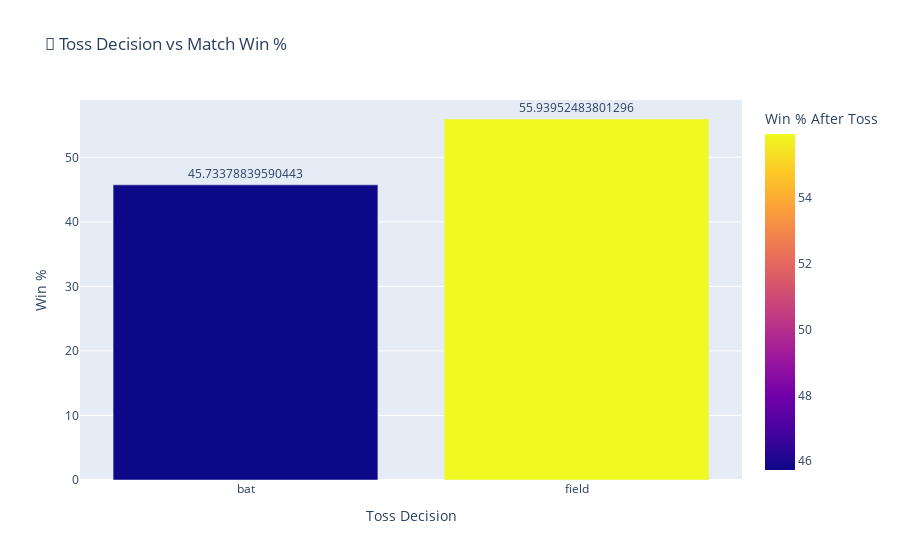

The cell this chart's notebook holds for it:
### Code cell
#3. Toss Decision Impact

toss_result = matches.copy()
toss_result['toss_win_match_win'] = toss_result['toss_winner'] == toss_result['winner']

toss_summary = toss_result.groupby('toss_decision')['toss_win_match_win'].mean().reset_index()
toss_summary['Win % After Toss'] = toss_summary['toss_win_match_win'] * 100

fig = px.bar(toss_summary, x='toss_decision', y='Win % After Toss', color='Win % After Toss',
             title='🏏 Toss Decision vs Match Win %',
             text='Win % After Toss')
fig.update_traces(textposition='outside')
fig.update_layout(xaxis_title='Toss Decision', yaxis_title='Win %')
fig.show()

### Figure 1 — Plotly figure (JSON) as saved in the notebook; plotly's stock layout.template omitted (floating-point values rounded to 4 significant figures)
{"data": [{"hovertemplate": "toss_decision=%{x}<br>Win % After Toss=%{marker.color}<extra></extra>", "legendgroup": "", "marker": {"color": [45.73, 55.94], "coloraxis": "coloraxis", "pattern": {"shape": ""}}, "name": "", "orientation": "v", "showlegend": false, "text": [45.73, 55.94], "textposition": "outside", "type": "bar", "x": ["bat", "field"], "xaxis": "x", "y": [45.73, 55.94], "yaxis": "y"}], "layout": {"barmode": "relative", "coloraxis": {"colorbar": {"title": {"text": "Win % After Toss"}}, "colorscale": [[0, "#0d0887"], [0.1111, "#46039f"], [0.2222, "#7201a8"], [0.3333, "#9c179e"], [0.4444, "#bd3786"], [0.5556, "#d8576b"], [0.6667, "#ed7953"], [0.7778, "#fb9f3a"], [0.8889, "#fdca26"], [1, "#f0f921"]]}, "legend": {"tracegroupgap": 0}, "title": {"text": "🏏 Toss Decision vs Match Win %"}, "xaxis": {"anchor": "y", "domain": [0, 1], "title": {"text": "Toss Decision"}}, "yaxis": {"anchor": "x", "domain": [0, 1], "title": {"text": "Win %"}}}}
